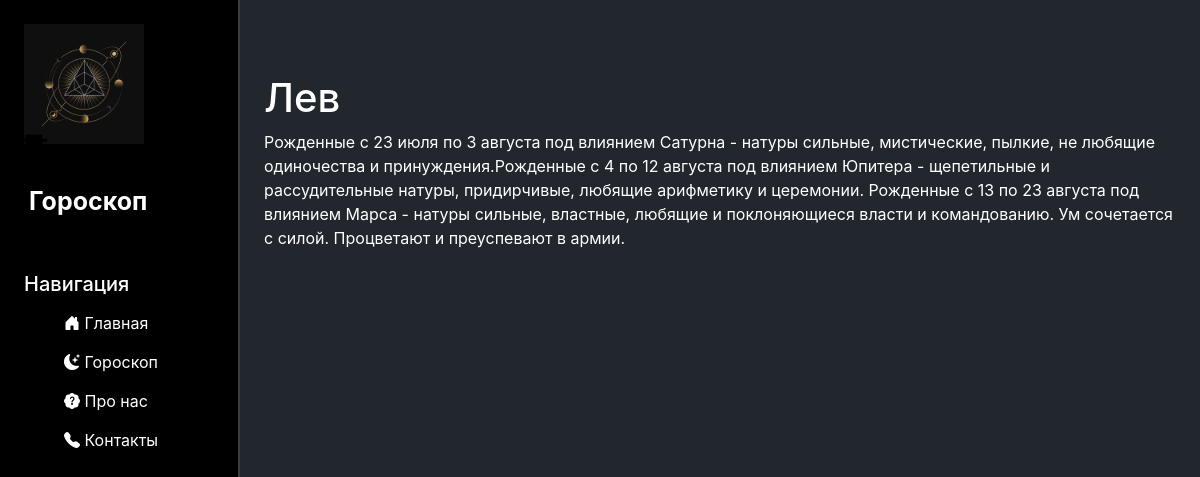
Before: /zodiac/leo with the older database file.
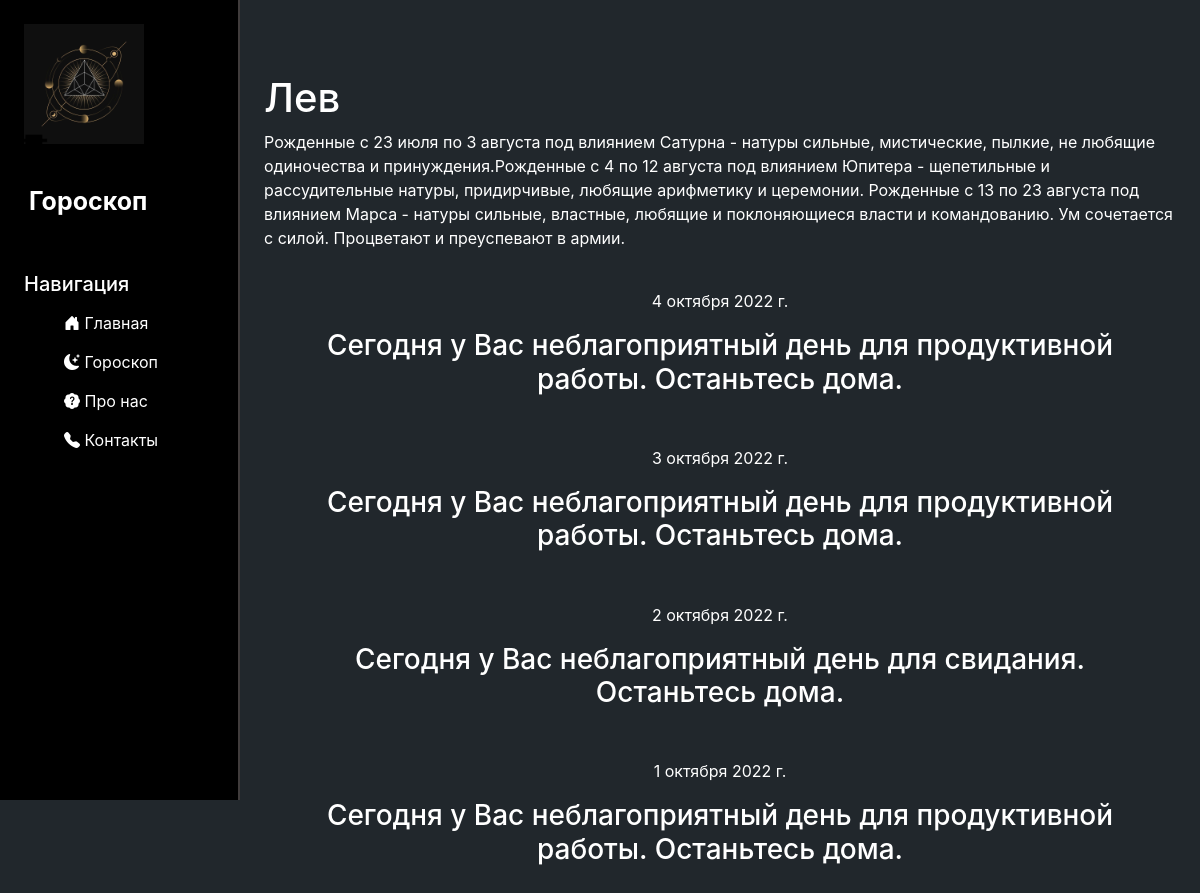
After: the same page with the newer database file.
### zodiac/models.py (models this page shows, shortened)
class Horoscope(models.Model):
    sign = models.CharField('Знак зодиака', max_length=20)
    horoscope_text = models.TextField('Гороскоп')
    date = models.DateField('Дата', max_length=15)
    class Meta:
        verbose_name = 'Гороскопы'
        verbose_name_plural = 'Гороскоп'

### zodiac/views.py (the view)
# urls.py: path('leo', views.leo, name='leo'),
def leo(request):
    prediction = Horoscope.objects.all().order_by('-date')
    return render(request, 'zodiac/leo.html', {'prediction': prediction})

### zodiac/templates/zodiac/leo.html (shortened to what this page needs)
{% extends 'main/base.html' %}
{% load static %}
{% block content %}
<div class="zodiacs">
    <h1>Лев</h1>
    <body>
        <p>
            Рожденные с 23 июля по 3 августа под влиянием Сатурна - натуры сильные, мистические, пылкие, не любящие
            одиночества и принуждения.Рожденные с 4 по 12 августа под влиянием Юпитера - щепетильные и рассудительные
            натуры, придирчивые, любящие арифметику и церемонии. Рожденные с 13 по 23 августа под влиянием Марса -
            натуры сильные, властные, любящие и поклоняющиеся власти и командованию. Ум сочетается с силой.
            Процветают и преуспевают в армии.
        </p>
        {% for i in prediction %}
            {% if i.sign == 'Лев' %}
                <div class="prediction">
                    <p>{{ i.date }}</p>
                    <h3>{{ i.horoscope_text }}</h3>
                </div>
            {% endif %}
        {% endfor %}
    </body>
</div>
{% endblock %}

Changed rows visible on the page:
added Horoscope: date "4 октября 2022 г.", horoscope_text "Сегодня у Вас неблагоприятный день для продуктивной работы. Останьтесь дома."
added Horoscope: date "3 октября 2022 г.", horoscope_text "Сегодня у Вас неблагоприятный день для продуктивной работы. Останьтесь дома."
added Horoscope: date "2 октября 2022 г.", horoscope_text "Сегодня у Вас неблагоприятный день для свидания. Останьтесь дома."
added Horoscope: date "1 октября 2022 г.", horoscope_text "Сегодня у Вас неблагоприятный день для продуктивной работы. Останьтесь дома."
